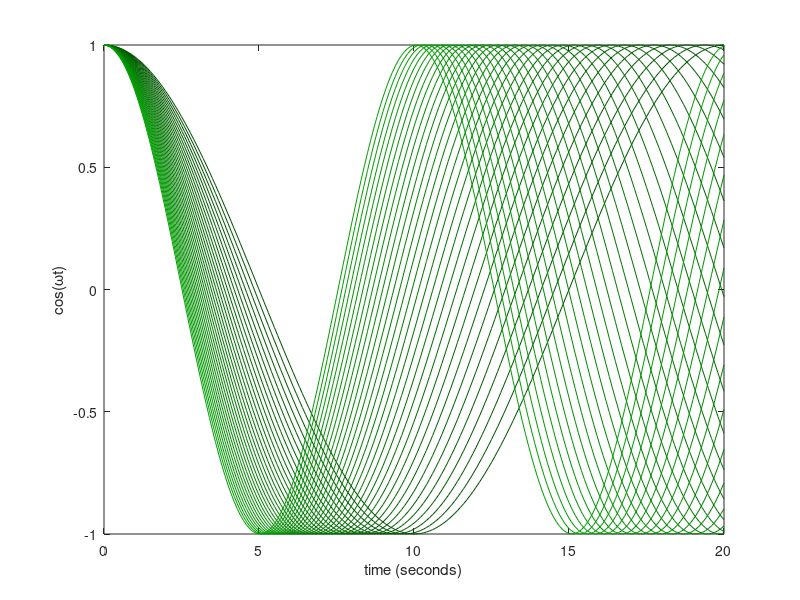

Write MATLAB code to recreate this figure.
for i = 1:5 %for loop
    disp(i)
end         %end loop over i

t = 0:0.1:20;      %times for the x-axis
for w=2*pi/20:.01:2*pi/10   %w is the parameter we change
    plot(t,cos(w*t),'Color',[0 w 0])
    hold on
end
hold off
xlabel('time (seconds)');
ylabel('cos(\omegat)');
    